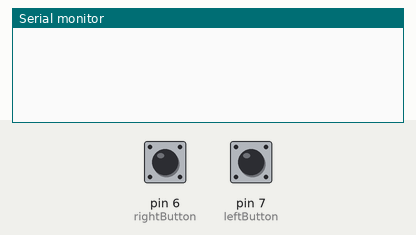
This sketch was run on a simulated Arduino Uno, built with avr-gcc and run on an emulated ATmega328P. Shown: the last lines printed to the serial monitor. The inputs (shaded band) are chosen by the test bench; at power-on: pin 6 (rightButton) HIGH, pin 7 (leftButton) HIGH.

Above: at 1.2 s.
1.3 s: pin 6 (rightButton) pulled LOW for 0.15 s
At 1.9 s:
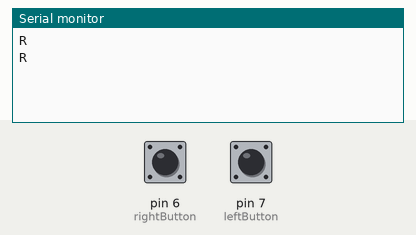
2.9 s: pin 7 (leftButton) pulled LOW for 0.15 s
At 3.8 s:
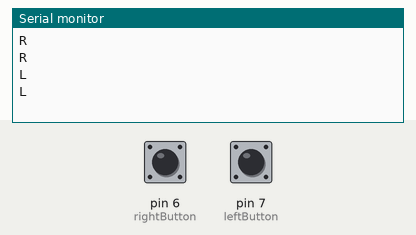
4.5 s: pin 6 (rightButton) driven LOW and pin 7 (leftButton) driven LOW
At 4.65 s:
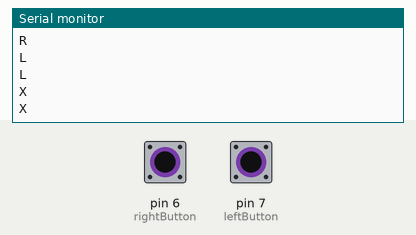

Measured:
- after the input at 1.3 s, the serial monitor: prints a new line at once (image 1)
- after the input at 2.9 s, the serial monitor: prints a new line at once (image 2)
- after the input at 4.5 s, the serial monitor: prints a new line after 0.05 s (image 3)

The sketch:

esquerdaDireita.ino
```cpp
// Materiais: broadboard, botão, fios

byte leftButton = 7;
byte rightButton = 6;
long ellapsed = 0;

void setup() {
	Serial.begin(9600);
	pinMode(leftButton, INPUT_PULLUP);
	pinMode(rightButton, INPUT_PULLUP);
}

void loop() {
	if (millis() - ellapsed > 100) {
		bool left = !digitalRead(leftButton);
		bool right = !digitalRead(rightButton);

		if (left && right) Serial.println("X");
		else if (left) Serial.println("L");
		else if (right) Serial.println("R");

		ellapsed = millis();
	}
}
```
